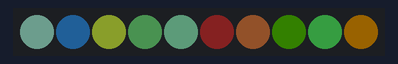
A sketch run on a simulated Arduino Uno, built with avr-gcc and run on an emulated ATmega328P. On the bench: 10 RGB LEDs in strip order, left to right. Dim RGB values are drawn brighter than linear; random numbers use the default seed unless the sketch sets one.

Above: at 0.08 s.
At 5.02 s:
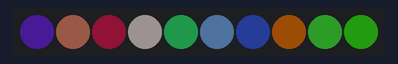
At 9.95 s:
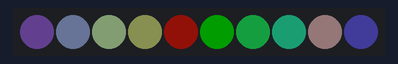
At 19.95 s:
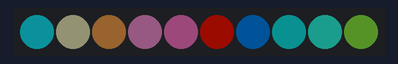
At 29.94 s:
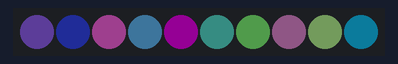
At 39.93 s:
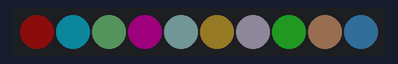

The sketch:

disco-demo.ino
```cpp
// disco LED example
// Sets all LEDs to random colors
#include <FastLED.h>

#define LED_TYPE        LED_STRIP_WS2812

#define LED_PIN 14         // change this number to be the GPIO pin connected to the LED
#define LED_BRIGHTNESS 30   // sets how bright the LED is. O is off; 255 is burn your eyeballs out (not recommended)
#define LED_COUNT 10        // 10 LEDs in the matrix

CRGB leds[LED_COUNT];           // Array to hold the LED data

void setup() {
    // Initialize the LED strip
    FastLED.addLeds<WS2812, LED_PIN, GRB>(leds, LED_COUNT);
    FastLED.setBrightness(LED_BRIGHTNESS);
    fill_solid(leds, LED_COUNT, CRGB::Black); // Turn off all LEDs initially
    FastLED.show();
}

void loop() {
    for (uint8_t i = 0; i < LED_COUNT; i++) {
        byte red = random(256);
        byte green = random(256);
        byte blue = random(256);
        leds[i] = CRGB(red, green, blue);
        FastLED.show();
    }
    delay( 100 );
}
```
